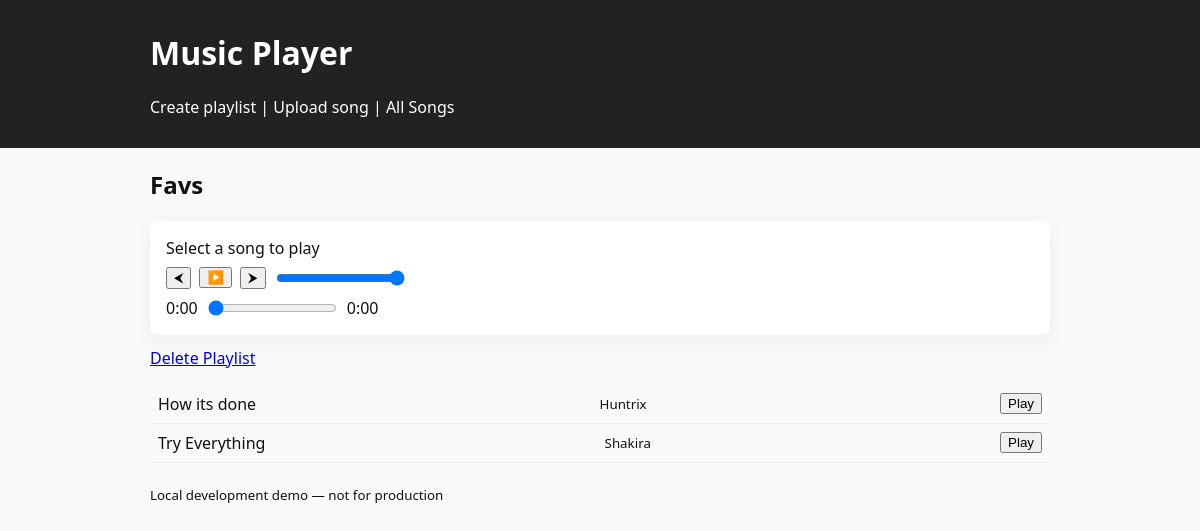
Page /playlists/5/ on the earlier database version.
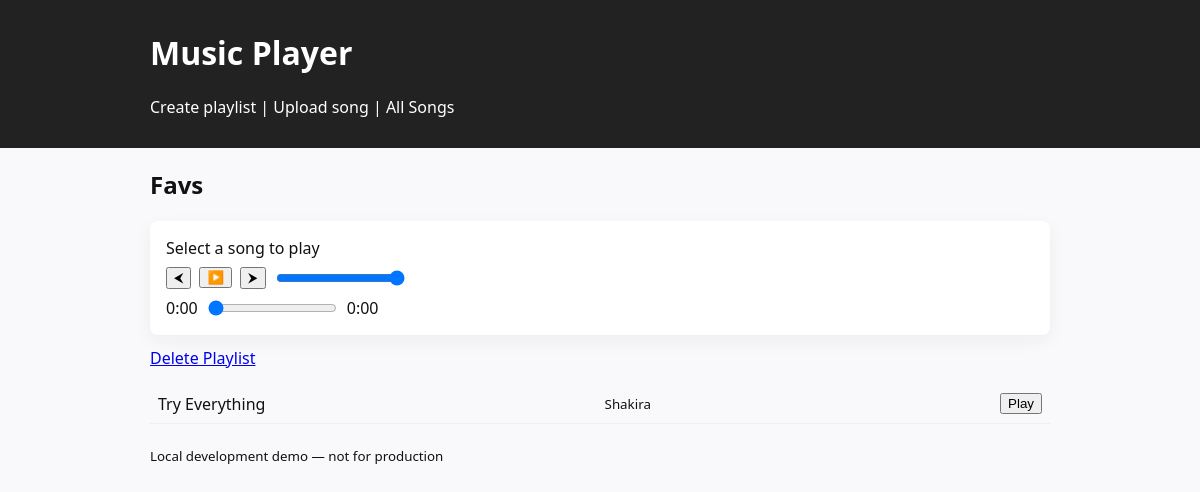
Same page on the later database version.
### player/models.py (models this page shows, shortened)
class Song(models.Model):
    playlist = models.ForeignKey(Playlist, related_name='songs', on_delete=models.CASCADE)
    title = models.CharField(max_length=200)
    artist = models.CharField(max_length=200, blank=True)
    audio_file = models.FileField(upload_to='songs/')
    duration_seconds = models.PositiveIntegerField(null=True, blank=True)
    order = models.PositiveIntegerField(default=0)
    uploaded_at = models.DateTimeField(auto_now_add=True)
    class Meta:
        ordering = ['order', 'uploaded_at']

### player/views.py (the view)
# urls.py: path('playlists/<int:pk>/', views.playlist_detail, name='playlist_detail'),
def playlist_detail(request, pk):
    playlist = get_object_or_404(Playlist, pk=pk)
    songs = playlist.songs.all()
    return render(request, 'player/playlist_detail.html', {'playlist': playlist, 'songs': songs})

### player/templates/player/playlist_detail.html (shortened to what this page needs)
{% extends 'player/base.html' %}
{% load static %}
{% block content %}
<h2>{{ playlist.title }}</h2>
<div id="player-app" data-playlist-id="{{ playlist.id }}">
  <div class="player-panel">
    <div id="current-track-info">
      <div id="track-title">Select a song to play</div>
    </div>
    <div class="controls">
      <button id="prev-btn" title="Previous">⮜</button>
      <button id="play-btn" title="Play/Pause">▶️</button>
      <button id="next-btn" title="Next">⮞</button>
      <input id="volume" type="range" min="0" max="1" step="0.01" value="1">
    </div>
    <div class="progress-wrap">
      <span id="current-time">0:00</span>
      <input id="seek" type="range" min="0" max="100" value="0">
      <span id="duration">0:00</span>
    </div>
  </div>
  <a href="{% url 'player:delete_playlist' playlist.id %}" class="btn btn-danger">Delete Playlist</a>
  <ul id="song-list" class="song-list">
    {% for song in songs %}
    <li class="song" data-src="{{ song.audio_file.url }}" data-title="{{ song.title|escapejs }}" data-artist="{{ song.artist|escapejs }}">
      <span class="song-title">{{ song.title }}</span>
      <small class="song-artist">{{ song.artist }}</small>
      <button class="play-song">Play</button>
    </li>
    {% endfor %}
  </ul>
</div>
{% endblock %}

Differences in the rows shown:
removed Song: title "How its done", artist "Huntrix"
